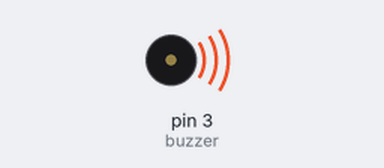
A sketch run on a simulated Arduino Uno, built with avr-gcc and run on an emulated ATmega328P. Parts: buzzer (waves = sounding).

Above: at 0.5 s.
Timing chart, 0 to 4.6 s (numbered marks = the images above):
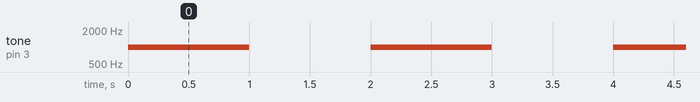

The sketch:

4._Using_Buzzer_in_Arduino.ino
```cpp
int buzzer = 3;
void setup()
{
pinMode(buzzer, OUTPUT);
}
void loop()
{
tone(buzzer, 1000);
delay(1000);
noTone(buzzer);
delay(1000);  }
```

Measured:
- by itself, tone on pin 3 (buzzer): alternates 1000 Hz for 1.0 s and silent for 1.0 s
